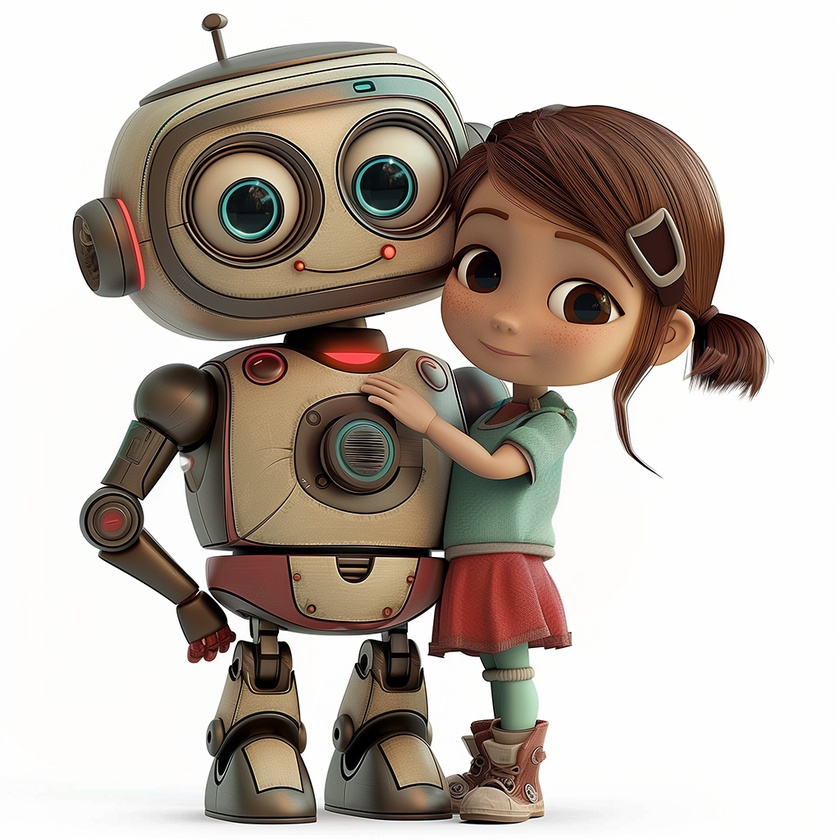
#> input picture images/robbie.jpg, 840 x 840 px, shrunk from 1024 x 1024 before the run
$ python -i canny_composite.py   (imports and definitions only)
#> lines starting #> are read from the running program, lines starting #| are printed output that depends on the picture
import cv2
import numpy as np
from sklearn.cluster import AgglomerativeClustering
from PIL import Image, ImageDraw, ImageFont


# [6 lines left out: function improved_canny, not called in this run]

def group_elements(binary_image):
    contours, _ = cv2.findContours(binary_image, cv2.RETR_EXTERNAL, cv2.CHAIN_APPROX_SIMPLE)

    grouped_contours = []
    for contour in contours:
        x, y, w, h = cv2.boundingRect(contour)
        if w * h < 100:  # Ignore very small contours
            continue
        merged = False
        for group in grouped_contours:
            if any(cv2.boundingRect(c)[0] - 10 <= x <= cv2.boundingRect(c)[0] + cv2.boundingRect(c)[2] + 10 and
                   cv2.boundingRect(c)[1] - 10 <= y <= cv2.boundingRect(c)[1] + cv2.boundingRect(c)[3] + 10 for c in group):
                group.append(contour)
                merged = True
                break
        if not merged:
            grouped_contours.append([contour])

    return grouped_contours

# [103 lines left out: functions extract_bounding_boxes, cluster_bounding_boxes, create_composite_image, create_composite, not called in this run]

>>> import cv2
>>> picture = cv2.imread('../images/robbie.jpg', cv2.IMREAD_GRAYSCALE)
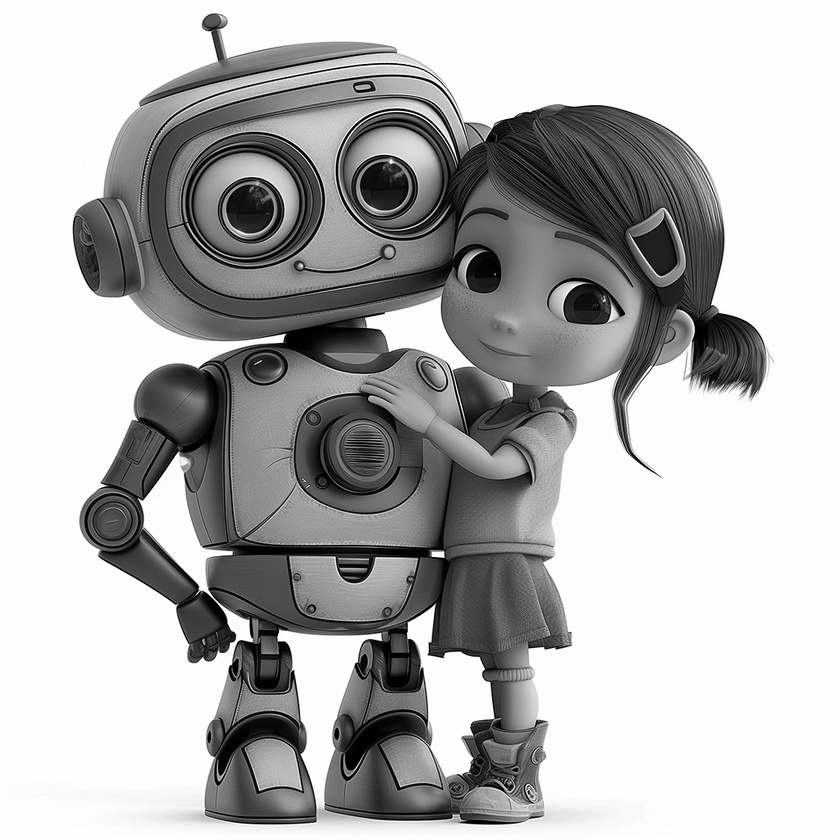
#> picture: shape (840, 840); min 0, max 255, mean 179.7
>>> result = group_elements(picture)
#> in group_elements, `contours, _ = cv2.findContours(binary_image, cv2.RETR_EXTERNAL, cv2.CH..`: contours = [[[0, 0], [0, 839], [839, 839], [839, 0]]]
#> the loop in group_elements, `for contour in contours:` made 1 pass
#> (contour, x, y, w, h) on pass 1: ([[0, 0], [0, 839], [839, 839], [839, 0]], 0, 0, 840, 840)
#> after the loop in group_elements, `for contour in contours:`: grouped_contours = [[[[0, 0], [0, 839], [839, 839], [839, 0]]]]
#> result = [[[[0, 0], [0, 839], [839, 839], [839, 0]]]]
